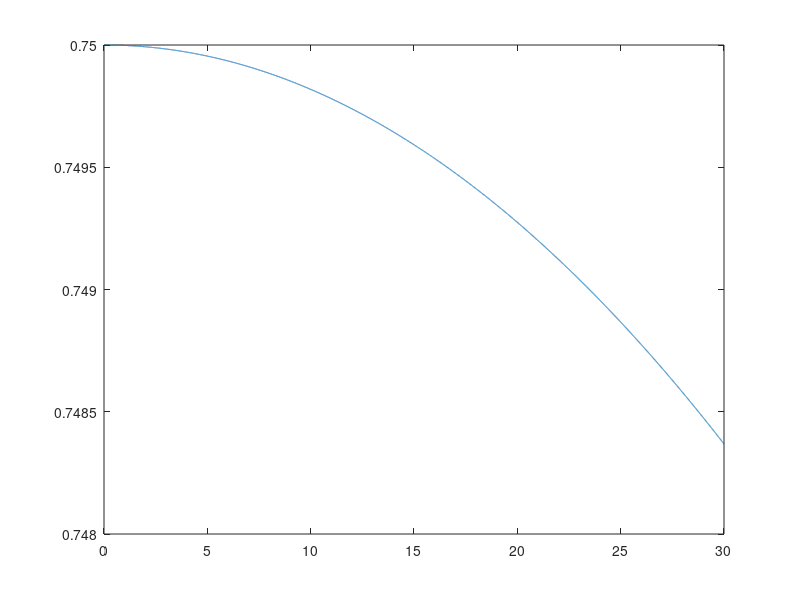

MATLAB code for this plot:
amp = 0.75;
f = 0.00035;
t = 0:0.001:30;
phi = 0.5*3.14159265359;

ISO = amp*sin(2*3.14159265359*f*t + phi);

plot(t,ISO)